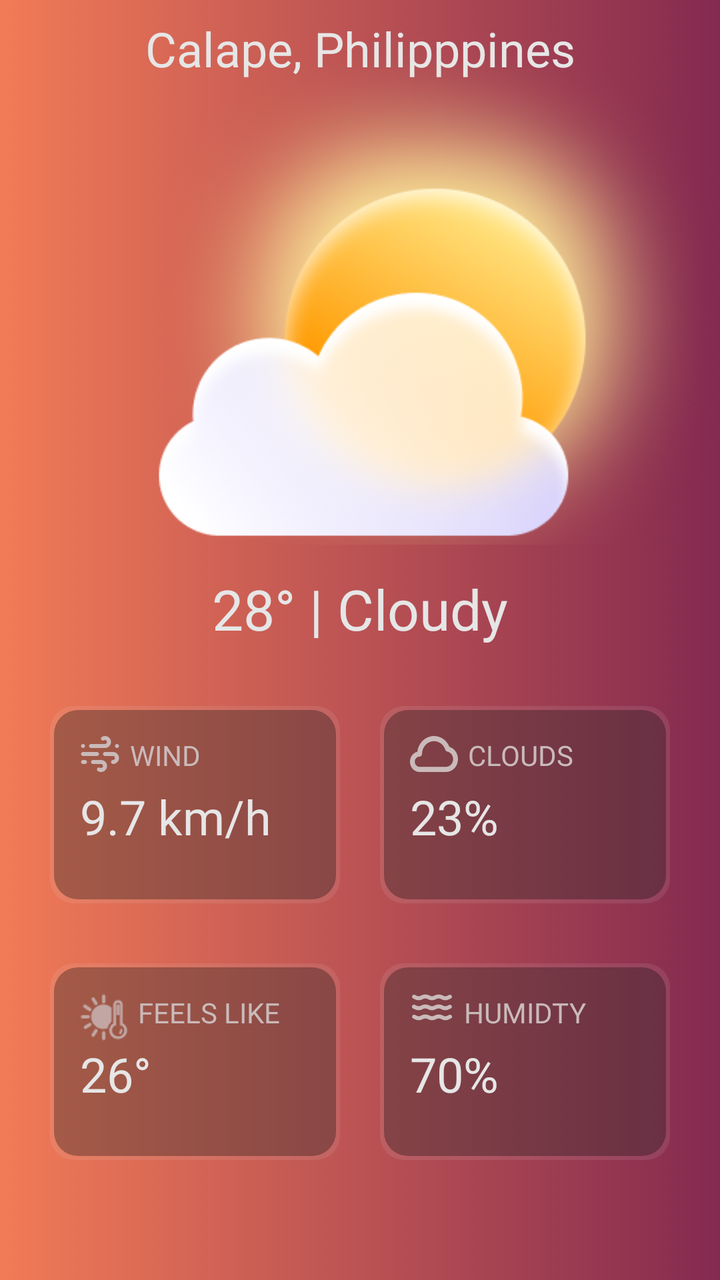
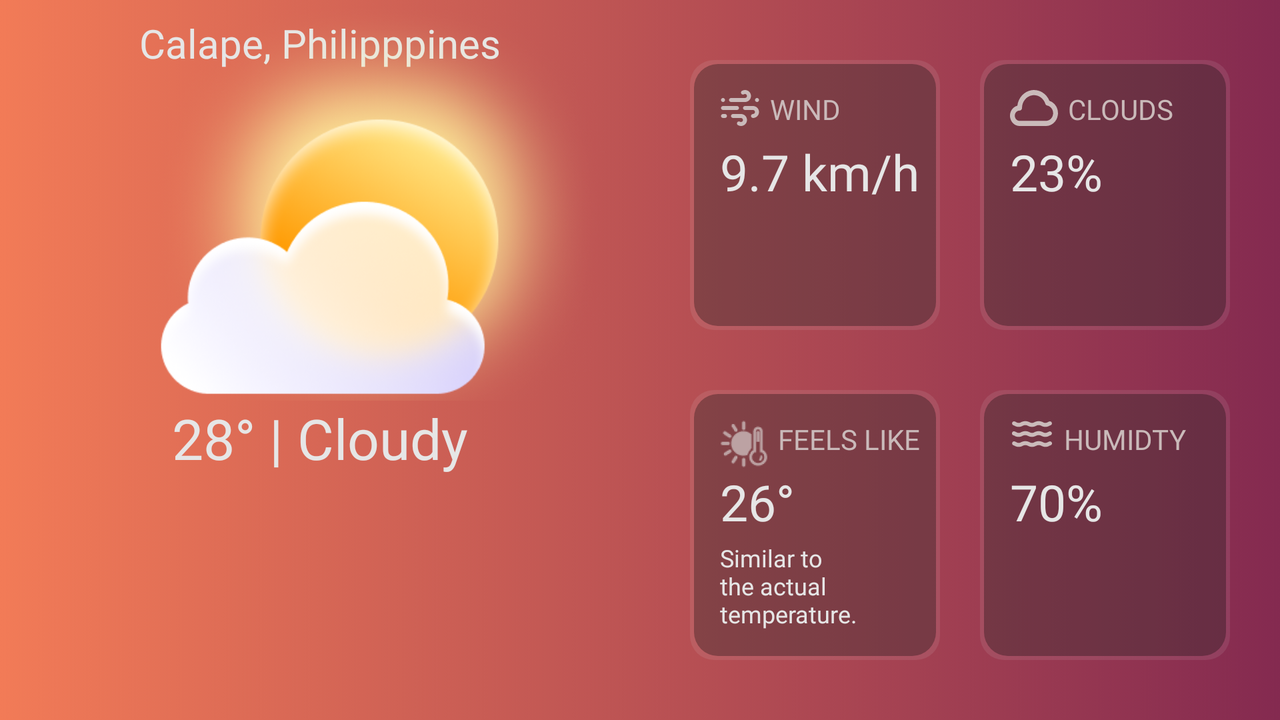

One screen, two layout resources from the same app: the default and the repository's alternative for another configuration. Each is rendered where Android would select it; the XML of both is given below.
<!-- AndroidManifest.xml: application theme Theme.Awake -->
<!-- res/layout/fragment_weather.xml -->
<?xml version="1.0" encoding="utf-8"?>
<androidx.constraintlayout.widget.ConstraintLayout xmlns:android="http://schemas.android.com/apk/res/android"
    xmlns:app="http://schemas.android.com/apk/res-auto"
    xmlns:tools="http://schemas.android.com/tools"
    android:id="@+id/frameLayout3"
    android:layout_width="match_parent"
    android:layout_height="match_parent"
    android:background="@drawable/gradient_bg"
    android:clickable="true"
    tools:context=".WeatherFrag">


    <LinearLayout
        android:id="@+id/weatherFullInfo"
        android:layout_width="match_parent"
        android:layout_height="match_parent"
        android:orientation="vertical"
        android:clickable="true"
        app:layout_constraintEnd_toEndOf="parent"
        app:layout_constraintTop_toTopOf="parent">


        <ImageButton
            android:id="@+id/weatherClose"
            android:layout_width="wrap_content"
            android:layout_height="wrap_content"
            android:layout_marginRight="8dp"
            android:layout_marginTop="8dp"
            android:background="@drawable/grey_btn_ripple"
            android:layout_gravity="right"
            android:src="@drawable/ic_baseline_close_fullscreen_24" />

        <TextView
            android:id="@+id/weatherCityCountry"
            android:layout_width="match_parent"
            android:layout_height="wrap_content"
            android:fontFamily="@font/nunito_regular"
            android:gravity="center"
            android:text="Calape, Philipppines"
            android:textColor="@color/bg_white"
            android:textSize="24sp" />

        <ImageView
            android:id="@+id/weatherTypeFullIV"
            android:layout_width="match_parent"
            android:layout_height="280dp"
            android:layout_marginTop="-35dp"
            android:gravity="center"
            android:src="@drawable/weather_partly_sunny"
            app:layout_constraintEnd_toEndOf="parent"
            app:layout_constraintTop_toTopOf="parent" />

        <TextView
            android:id="@+id/weatherTempAndDesc"
            android:layout_width="match_parent"
            android:layout_height="wrap_content"
            android:fontFamily="@font/nunitosans_semibold"
            android:gravity="center"
            android:text="28° | Cloudy"
            android:textColor="@color/bg_white"
            android:textSize="28sp" />

        <LinearLayout
            android:layout_width="match_parent"
            android:layout_height="match_parent"
            android:layout_marginBottom="60dp"
            android:orientation="vertical">

            <LinearLayout
                android:layout_width="match_parent"
                android:layout_height="match_parent"
                android:layout_marginLeft="25dp"
                android:layout_marginTop="30dp"
                android:layout_marginRight="25dp"
                android:layout_weight="1"
                android:orientation="horizontal">


                <androidx.constraintlayout.widget.ConstraintLayout
                    android:layout_width="match_parent"
                    android:layout_height="match_parent"
                    android:layout_marginRight="10dp"
                    android:layout_weight="1"
                    android:background="@drawable/background_weather_border">

                    <ImageView
                        android:id="@+id/imageView7"
                        android:layout_width="wrap_content"
                        android:layout_height="wrap_content"
                        android:layout_marginLeft="15dp"
                        android:layout_marginTop="15dp"
                        android:src="@drawable/ic_wind"
                        app:layout_constraintStart_toStartOf="parent"
                        app:layout_constraintTop_toTopOf="parent" />

                    <TextView
                        android:id="@+id/textView10"
                        android:layout_width="wrap_content"
                        android:layout_height="wrap_content"
                        android:layout_marginLeft="5dp"
                        android:fontFamily="@font/nunitosans_semibold"
                        android:text="WIND"
                        android:textColor="@color/dark_white"
                        app:layout_constraintStart_toEndOf="@+id/imageView7"
                        app:layout_constraintTop_toTopOf="@+id/imageView7" />

                    <TextView
                        android:id="@+id/weatherWindSpeed"
                        android:layout_width="wrap_content"
                        android:layout_height="wrap_content"
                        android:layout_marginLeft="15dp"
                        android:layout_marginTop="5dp"
                        android:fontFamily="@font/nunitosans_semibold"
                        android:paddingRight="15dp"
                        android:text="9.7 km/h"
                        android:textColor="@color/bg_white"
                        android:textSize="24sp"
                        app:layout_constraintStart_toStartOf="parent"
                        app:layout_constraintTop_toBottomOf="@+id/textView10" />


                </androidx.constraintlayout.widget.ConstraintLayout>

                <androidx.constraintlayout.widget.ConstraintLayout
                    android:layout_width="match_parent"
                    android:layout_height="match_parent"
                    android:layout_marginLeft="10dp"
                    android:layout_weight="1"
                    android:background="@drawable/background_weather_border">

                    <ImageView
                        android:id="@+id/imageVisew7s"
                        android:layout_width="wrap_content"
                        android:layout_height="wrap_content"
                        android:layout_marginLeft="15dp"
                        android:layout_marginTop="15dp"
                        android:src="@drawable/ic_cloud"
                        app:layout_constraintStart_toStartOf="parent"
                        app:layout_constraintTop_toTopOf="parent" />

                    <TextView
                        android:id="@+id/textView1s0s"
                        android:layout_width="wrap_content"
                        android:layout_height="wrap_content"
                        android:layout_marginLeft="5dp"
                        android:fontFamily="@font/nunitosans_semibold"
                        android:text="CLOUDS"
                        android:textColor="@color/dark_white"
                        app:layout_constraintStart_toEndOf="@+id/imageVisew7s"
                        app:layout_constraintTop_toTopOf="@+id/imageVisew7s" />

                    <TextView
                        android:id="@+id/weatherCloudCoverage"
                        android:layout_width="wrap_content"
                        android:layout_height="wrap_content"
                        android:layout_marginLeft="15dp"
                        android:layout_marginTop="5dp"
                        android:fontFamily="@font/nunitosans_semibold"
                        android:paddingRight="15dp"
                        android:text="23%"
                        android:textColor="@color/bg_white"
                        android:textSize="24sp"
                        app:layout_constraintStart_toStartOf="parent"
                        app:layout_constraintTop_toBottomOf="@+id/textView1s0s" />

                </androidx.constraintlayout.widget.ConstraintLayout>
            </LinearLayout>


            <LinearLayout
                android:layout_width="match_parent"
                android:layout_height="match_parent"
                android:layout_marginLeft="25dp"
                android:layout_marginTop="30dp"
                android:layout_marginRight="25dp"
                android:layout_weight="1"
                android:orientation="horizontal">


                <androidx.constraintlayout.widget.ConstraintLayout
                    android:layout_width="match_parent"
                    android:layout_height="match_parent"
                    android:layout_marginRight="10dp"
                    android:layout_weight="1"
                    android:background="@drawable/background_weather_border">

                    <ImageView
                        android:id="@+id/imagesView7"
                        android:layout_width="wrap_content"
                        android:layout_height="wrap_content"
                        android:layout_marginLeft="15dp"
                        android:layout_marginTop="15dp"
                        android:src="@drawable/ic_feels_like"
                        app:layout_constraintStart_toStartOf="parent"
                        app:layout_constraintTop_toTopOf="parent" />

                    <TextView
                        android:id="@+id/textVisew10"
                        android:layout_width="wrap_content"
                        android:layout_height="wrap_content"
                        android:layout_marginLeft="5dp"
                        android:fontFamily="@font/nunitosans_semibold"
                        android:text="FEELS LIKE"
                        android:textColor="@color/dark_white"
                        app:layout_constraintStart_toEndOf="@+id/imagesView7"
                        app:layout_constraintTop_toTopOf="@+id/imagesView7" />

                    <TextView
                        android:id="@+id/weatherFeelsLike"
                        android:layout_width="wrap_content"
                        android:layout_height="wrap_content"
                        android:layout_marginLeft="15dp"
                        android:layout_marginTop="5dp"
                        android:fontFamily="@font/nunitosans_semibold"
                        android:paddingRight="15dp"
                        android:text="26°"
                        android:textColor="@color/bg_white"
                        android:textSize="24sp"
                        app:layout_constraintStart_toStartOf="parent"
                        app:layout_constraintTop_toBottomOf="@+id/textVisew10" />


                </androidx.constraintlayout.widget.ConstraintLayout>

                <androidx.constraintlayout.widget.ConstraintLayout
                    android:layout_width="match_parent"
                    android:layout_height="match_parent"
                    android:layout_marginLeft="10dp"
                    android:layout_weight="1"
                    android:background="@drawable/background_weather_border">

                    <ImageView
                        android:id="@+id/imageView7s"
                        android:layout_width="wrap_content"
                        android:layout_height="wrap_content"
                        android:layout_marginLeft="15dp"
                        android:layout_marginTop="15dp"
                        android:src="@drawable/ic_humidity_ic"
                        app:layout_constraintStart_toStartOf="parent"
                        app:layout_constraintTop_toTopOf="parent" />

                    <TextView
                        android:id="@+id/textView10s"
                        android:layout_width="wrap_content"
                        android:layout_height="wrap_content"
                        android:layout_marginLeft="5dp"
                        android:fontFamily="@font/nunitosans_semibold"
                        android:text="HUMIDTY"
                        android:textColor="@color/dark_white"
                        app:layout_constraintStart_toEndOf="@+id/imageView7s"
                        app:layout_constraintTop_toTopOf="@+id/imageView7s" />

                    <TextView
                        android:id="@+id/weatherHumidity"
                        android:layout_width="wrap_content"
                        android:layout_height="wrap_content"
                        android:layout_marginLeft="15dp"
                        android:layout_marginTop="5dp"
                        android:fontFamily="@font/nunitosans_semibold"
                        android:text="70%"
                        android:textColor="@color/bg_white"
                        android:textSize="24sp"
                        app:layout_constraintStart_toStartOf="parent"
                        app:layout_constraintTop_toBottomOf="@+id/textView10s" />

                </androidx.constraintlayout.widget.ConstraintLayout>
            </LinearLayout>

        </LinearLayout>


    </LinearLayout>
</androidx.constraintlayout.widget.ConstraintLayout>
<!-- resources referenced by this layout -->
<resources>
  <color name="bg_white">#E6E6E6</color>
  <color name="dark_white">#CABABA</color>
  <!-- drawable background_weather_border (drawable) -->
  <?xml version="1.0" encoding="utf-8"?>
  <layer-list xmlns:android="http://schemas.android.com/apk/res/android">
      <item>
          <shape android:shape="rectangle">
  
              <solid android:color="#1AE1E1E1"/>
              <corners android:radius="12dp" />
  
          </shape>
      </item>
  
      <item
          android:left="2dp"
          android:right="2dp"
          android:top="2dp"
          android:bottom="2dp">
  
          <shape android:shape="rectangle">
  
              <solid android:color="#4D040404"/>
              <corners android:radius="12dp" />
  
          </shape>
  
      </item>
  
  </layer-list>
  <!-- drawable gradient_bg (drawable) -->
  <?xml version="1.0" encoding="utf-8"?>
  <selector xmlns:android="http://schemas.android.com/apk/res/android">
  <item>
      <shape
          android:shape="rectangle">
  
          <gradient
              android:startColor="@color/primary"
              android:endColor="#842A50">
          </gradient>
      </shape>
  </item>
  </selector>
  <!-- drawable grey_btn_ripple (drawable) -->
  <?xml version="1.0" encoding="utf-8"?>
  <ripple
      xmlns:android="http://schemas.android.com/apk/res/android"
      android:color="#1F5A5A5A">
      <item android:id="@android:id/mask">
          <shape android:shape="rectangle">
              <solid android:color="?android:colorAccent" />
          </shape>
      </item>
  
      <item>
          <shape android:shape="rectangle">
              
              <solid android:color="@color/transparent" />
              <corners android:radius="10dp" />
          </shape>
      </item>
  
  </ripple>
  <!-- drawable ic_cloud (drawable) -->
  <vector xmlns:android="http://schemas.android.com/apk/res/android"
      android:width="24dp"
      android:height="18dp"
      android:viewportWidth="20"
      android:viewportHeight="14">
    <path
        android:pathData="M16.42,4.21C15.808,2.806 14.753,1.641 13.416,0.894C12.078,0.147 10.533,-0.14 9.017,0.075C7.501,0.291 6.097,0.998 5.021,2.088C3.945,3.178 3.256,4.591 3.06,6.11C2.107,6.338 1.27,6.909 0.71,7.713C0.149,8.518 -0.096,9.5 0.02,10.473C0.136,11.447 0.605,12.344 1.339,12.994C2.073,13.644 3.02,14.002 4,14H15C16.199,13.997 17.358,13.562 18.263,12.776C19.169,11.99 19.762,10.905 19.934,9.718C20.107,8.531 19.846,7.322 19.201,6.31C18.556,5.299 17.569,4.554 16.42,4.21ZM15,12H4C3.47,12 2.961,11.789 2.586,11.414C2.211,11.039 2,10.531 2,10C2,9.47 2.211,8.961 2.586,8.586C2.961,8.211 3.47,8 4,8C4.265,8 4.52,7.895 4.707,7.707C4.895,7.52 5,7.265 5,7C5.003,5.817 5.424,4.674 6.19,3.773C6.956,2.871 8.017,2.271 9.184,2.078C10.351,1.885 11.548,2.112 12.564,2.718C13.579,3.324 14.347,4.271 14.73,5.39C14.789,5.56 14.892,5.711 15.029,5.827C15.167,5.943 15.333,6.02 15.51,6.05C16.243,6.185 16.899,6.589 17.351,7.181C17.803,7.774 18.018,8.514 17.955,9.256C17.891,9.999 17.553,10.691 17.007,11.199C16.461,11.706 15.745,11.991 15,12Z"
        android:fillColor="@color/dark_white"/>
  </vector>
  <style name="Theme.Awake" parent="Theme.MaterialComponents.Light.NoActionBar">
          
          <item name="colorPrimary">@color/primary</item>
          <item name="colorPrimaryVariant">@color/primary_2</item>
          <item name="colorOnPrimary">@color/white</item>
          
          <item name="colorSecondary">@color/teal_200</item>
          <item name="colorSecondaryVariant">@color/teal_700</item>
          <item name="colorOnSecondary">@color/black</item>
          
          
          
  
          
  
  
          <item name="android:statusBarColor">@android:color/transparent</item>
          <item name="android:navigationBarColor">@color/white</item>
  
  
  
      </style>
  <color name="primary">#F27B57</color>
  <color name="transparent">#00FFFFFF</color>
  <color name="primary_2">#a9573d</color>
  <color name="white">#FFFFFFFF</color>
  <color name="teal_200">#FF03DAC5</color>
  <color name="teal_700">#FF018786</color>
  <color name="black">#091B1A</color>
</resources>
<!-- res/layout-land/fragment_weather.xml (the repository's variant of the layout above) -->
<!-- drawn on the phone turned sideways -->
<?xml version="1.0" encoding="utf-8"?>
<androidx.constraintlayout.widget.ConstraintLayout xmlns:android="http://schemas.android.com/apk/res/android"
    xmlns:app="http://schemas.android.com/apk/res-auto"
    xmlns:tools="http://schemas.android.com/tools"
    android:id="@+id/frameLayout3"
    android:layout_width="match_parent"
    android:layout_height="match_parent"
    android:background="@drawable/gradient_bg"
    android:clickable="true"
    tools:context=".WeatherFrag">


    <LinearLayout
        android:layout_width="match_parent"
        android:layout_height="match_parent"
        android:orientation="horizontal">

        <LinearLayout
            android:id="@+id/weatherFullInfo"
            android:layout_width="match_parent"
            android:layout_height="match_parent"
            android:clickable="true"
            android:layout_weight="1"
            android:orientation="vertical">


            <ImageButton
                android:id="@+id/weatherClose"
                android:layout_width="wrap_content"
                android:layout_height="wrap_content"
                android:layout_gravity="left"
                android:layout_marginTop="8dp"
                android:layout_marginLeft="8dp"
                android:background="@drawable/grey_btn_ripple"
                android:src="@drawable/ic_baseline_close_fullscreen_24" />

            <TextView
                android:id="@+id/weatherCityCountry"
                android:layout_width="match_parent"
                android:layout_height="wrap_content"
                android:fontFamily="@font/nunito_regular"
                android:gravity="center"
                android:text="Calape, Philipppines"
                android:textColor="@color/bg_white"
                android:textSize="20sp" />

            <ImageView
                android:id="@+id/weatherTypeFullIV"
                android:layout_width="match_parent"
                android:layout_height="200dp"
                android:layout_marginTop="-35dp"
                android:gravity="center"
                android:src="@drawable/weather_partly_sunny"
                app:layout_constraintEnd_toEndOf="parent"
                app:layout_constraintTop_toTopOf="parent" />

            <TextView
                android:id="@+id/weatherTempAndDesc"
                android:layout_width="match_parent"
                android:layout_height="wrap_content"
                android:fontFamily="@font/nunitosans_semibold"
                android:gravity="center"
                android:text="28° | Cloudy"
                android:textColor="@color/bg_white"
                android:textSize="28sp" />


        </LinearLayout>

        <LinearLayout
            android:layout_width="match_parent"
            android:layout_height="match_parent"
            android:layout_marginBottom="30dp"
            android:layout_weight="1"
            android:orientation="vertical">

            <LinearLayout
                android:layout_width="match_parent"
                android:layout_height="match_parent"
                android:layout_marginLeft="25dp"
                android:layout_marginTop="30dp"
                android:layout_marginRight="25dp"
                android:layout_weight="1"
                android:orientation="horizontal">


                <androidx.constraintlayout.widget.ConstraintLayout
                    android:layout_width="match_parent"
                    android:layout_height="match_parent"
                    android:layout_marginRight="10dp"
                    android:layout_weight="1"
                    android:background="@drawable/background_weather_border">

                    <ImageView
                        android:id="@+id/imageView7"
                        android:layout_width="wrap_content"
                        android:layout_height="wrap_content"
                        android:layout_marginLeft="15dp"
                        android:layout_marginTop="15dp"
                        android:src="@drawable/ic_wind"
                        app:layout_constraintStart_toStartOf="parent"
                        app:layout_constraintTop_toTopOf="parent" />

                    <TextView
                        android:id="@+id/textView10"
                        android:layout_width="wrap_content"
                        android:layout_height="wrap_content"
                        android:layout_marginLeft="5dp"
                        android:fontFamily="@font/nunitosans_semibold"
                        android:text="WIND"
                        android:textColor="@color/dark_white"
                        app:layout_constraintStart_toEndOf="@+id/imageView7"
                        app:layout_constraintTop_toTopOf="@+id/imageView7" />

                    <TextView
                        android:id="@+id/weatherWindSpeed"
                        android:layout_width="wrap_content"
                        android:layout_height="wrap_content"
                        android:layout_marginLeft="15dp"
                        android:layout_marginTop="5dp"
                        android:fontFamily="@font/nunitosans_semibold"
                        android:paddingRight="15dp"
                        android:text="9.7 km/h"
                        android:textColor="@color/bg_white"
                        android:textSize="25sp"
                        app:layout_constraintStart_toStartOf="parent"
                        app:layout_constraintTop_toBottomOf="@+id/textView10" />


                </androidx.constraintlayout.widget.ConstraintLayout>

                <androidx.constraintlayout.widget.ConstraintLayout
                    android:layout_width="match_parent"
                    android:layout_height="match_parent"
                    android:layout_marginLeft="10dp"
                    android:layout_weight="1"
                    android:background="@drawable/background_weather_border">

                    <ImageView
                        android:id="@+id/imageVisew7s"
                        android:layout_width="wrap_content"
                        android:layout_height="wrap_content"
                        android:layout_marginLeft="15dp"
                        android:layout_marginTop="15dp"
                        android:src="@drawable/ic_cloud"
                        app:layout_constraintStart_toStartOf="parent"
                        app:layout_constraintTop_toTopOf="parent" />

                    <TextView
                        android:id="@+id/textView1s0s"
                        android:layout_width="wrap_content"
                        android:layout_height="wrap_content"
                        android:layout_marginLeft="5dp"
                        android:fontFamily="@font/nunitosans_semibold"
                        android:text="CLOUDS"
                        android:textColor="@color/dark_white"
                        app:layout_constraintStart_toEndOf="@+id/imageVisew7s"
                        app:layout_constraintTop_toTopOf="@+id/imageVisew7s" />

                    <TextView
                        android:id="@+id/weatherCloudCoverage"
                        android:layout_width="wrap_content"
                        android:layout_height="wrap_content"
                        android:layout_marginLeft="15dp"
                        android:layout_marginTop="5dp"
                        android:fontFamily="@font/nunitosans_semibold"
                        android:paddingRight="15dp"
                        android:text="23%"
                        android:textColor="@color/bg_white"
                        android:textSize="25sp"
                        app:layout_constraintStart_toStartOf="parent"
                        app:layout_constraintTop_toBottomOf="@+id/textView1s0s" />

                </androidx.constraintlayout.widget.ConstraintLayout>
            </LinearLayout>


            <LinearLayout
                android:layout_width="match_parent"
                android:layout_height="match_parent"
                android:layout_marginLeft="25dp"
                android:layout_marginTop="30dp"
                android:layout_marginRight="25dp"
                android:layout_weight="1"
                android:orientation="horizontal">


                <androidx.constraintlayout.widget.ConstraintLayout
                    android:layout_width="match_parent"
                    android:layout_height="match_parent"
                    android:layout_marginRight="10dp"
                    android:layout_weight="1"
                    android:background="@drawable/background_weather_border">

                    <ImageView
                        android:id="@+id/imagesView7"
                        android:layout_width="wrap_content"
                        android:layout_height="wrap_content"
                        android:layout_marginLeft="15dp"
                        android:layout_marginTop="15dp"
                        android:src="@drawable/ic_feels_like"
                        app:layout_constraintStart_toStartOf="parent"
                        app:layout_constraintTop_toTopOf="parent" />

                    <TextView
                        android:id="@+id/textVisew10"
                        android:layout_width="wrap_content"
                        android:layout_height="wrap_content"
                        android:layout_marginLeft="5dp"
                        android:fontFamily="@font/nunitosans_semibold"
                        android:text="FEELS LIKE"
                        android:textColor="@color/dark_white"
                        app:layout_constraintStart_toEndOf="@+id/imagesView7"
                        app:layout_constraintTop_toTopOf="@+id/imagesView7" />

                    <TextView
                        android:id="@+id/weatherFeelsLike"
                        android:layout_width="wrap_content"
                        android:layout_height="wrap_content"
                        android:layout_marginLeft="15dp"
                        android:layout_marginTop="5dp"
                        android:fontFamily="@font/nunitosans_semibold"
                        android:paddingRight="15dp"
                        android:text="26°"
                        android:textColor="@color/bg_white"
                        android:textSize="25sp"
                        app:layout_constraintStart_toStartOf="parent"
                        app:layout_constraintTop_toBottomOf="@+id/textVisew10" />

                    <TextView
                        android:id="@+id/adasda"
                        android:layout_width="match_parent"
                        android:layout_height="wrap_content"
                        android:layout_marginStart="15dp"
                        android:layout_marginEnd="15dp"
                        android:layout_marginBottom="15dp"
                        android:fontFamily="@font/nunitosans_semibold"
                        android:text="Similar to the actual temperature."
                        android:textColor="@color/bg_white"
                        android:textSize="12sp"
                        app:layout_constraintBottom_toBottomOf="parent"
                        app:layout_constraintEnd_toEndOf="parent"
                        app:layout_constraintStart_toStartOf="parent" />


                </androidx.constraintlayout.widget.ConstraintLayout>

                <androidx.constraintlayout.widget.ConstraintLayout
                    android:layout_width="match_parent"
                    android:layout_height="match_parent"
                    android:layout_marginLeft="10dp"
                    android:layout_weight="1"
                    android:background="@drawable/background_weather_border">

                    <ImageView
                        android:id="@+id/imageView7s"
                        android:layout_width="wrap_content"
                        android:layout_height="wrap_content"
                        android:layout_marginLeft="15dp"
                        android:layout_marginTop="15dp"
                        android:src="@drawable/ic_humidity_ic"
                        app:layout_constraintStart_toStartOf="parent"
                        app:layout_constraintTop_toTopOf="parent" />

                    <TextView
                        android:id="@+id/textView10s"
                        android:layout_width="wrap_content"
                        android:layout_height="wrap_content"
                        android:layout_marginLeft="5dp"
                        android:fontFamily="@font/nunitosans_semibold"
                        android:text="HUMIDTY"
                        android:textColor="@color/dark_white"
                        app:layout_constraintStart_toEndOf="@+id/imageView7s"
                        app:layout_constraintTop_toTopOf="@+id/imageView7s" />

                    <TextView
                        android:id="@+id/weatherHumidity"
                        android:layout_width="wrap_content"
                        android:layout_height="wrap_content"
                        android:layout_marginLeft="15dp"
                        android:layout_marginTop="5dp"
                        android:layout_marginRight="15dp"
                        android:fontFamily="@font/nunitosans_semibold"
                        android:text="70%"
                        android:textColor="@color/bg_white"
                        android:textSize="25sp"
                        app:layout_constraintStart_toStartOf="parent"
                        app:layout_constraintTop_toBottomOf="@+id/textView10s" />

                </androidx.constraintlayout.widget.ConstraintLayout>
            </LinearLayout>

        </LinearLayout>
    </LinearLayout>

</androidx.constraintlayout.widget.ConstraintLayout>
